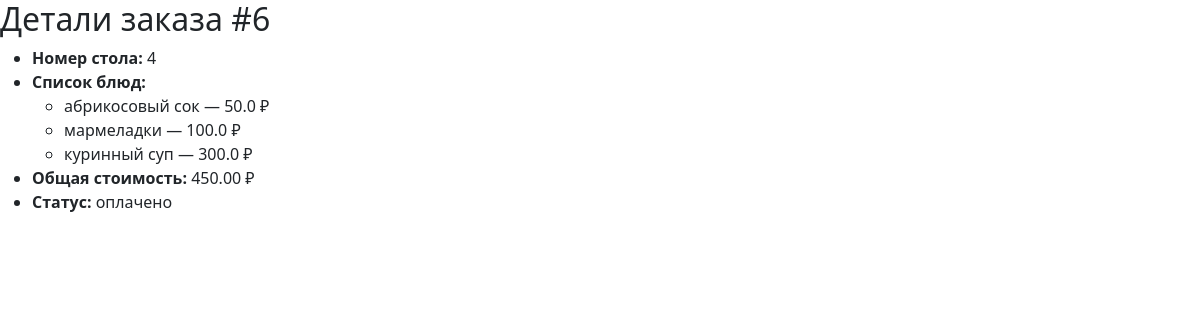
/6/, run on the app's committed database.
### order/models.py (models this page shows, shortened)
class Order(models.Model):
    STATUS_CHOICES = [
        ('готово', 'готово'),
        ('в ожидании','в ожидании'),
        ('оплачено', 'оплачено')
        ]
    table_number = models.IntegerField(unique=True,verbose_name='номер стола')
    items = models.JSONField(verbose_name='список блюд')
    total_price = models.DecimalField(verbose_name='Общая сумма', max_digits=10, decimal_places=2, default=0)
    status = models.CharField(max_length=20,choices=STATUS_CHOICES,default='в ожидании',verbose_name='статус заказа')

### order/views.py (the view)
# urls.py: path('<int:table_number>/', DetailView.as_view(), name='detail-order'),
class DetailView(DetailView):
    model = Order
    template_name = "order/detail.html"
    pk_url_kwarg = "table_number"
    context_object_name = "order"

### order/templates/order/detail.html
{% extends 'base.html' %}
{% block content %}
<h2>Детали заказа #{{ order.id }}</h2>
<ul>
    <li><strong>Номер стола:</strong> {{ order.table_number }}</li>
    <li><strong>Список блюд:</strong>
        <ul>
            {% for item in order.items %}
            <li>{{ item.name }} — {{ item.price }} ₽</li>
            {% endfor %}
        </ul>
    </li>
    <li><strong>Общая стоимость:</strong> {{ order.total_price }} ₽</li>
    <li><strong>Статус:</strong> {{ order.get_status_display }}</li>
</ul>
{% endblock %}

### order/static/order/style.css (style rules this page uses)
body { font-family: Arial, sans-serif; margin: 20px; }

### data on the page
Order: table_number "4", total_price "450.00", status "оплачено"

### other printed values
{{ item.name }} "абрикосовый сок" "мармеладки" "куринный суп"
{{ item.price }} "50.0" "100.0" "300.0"
